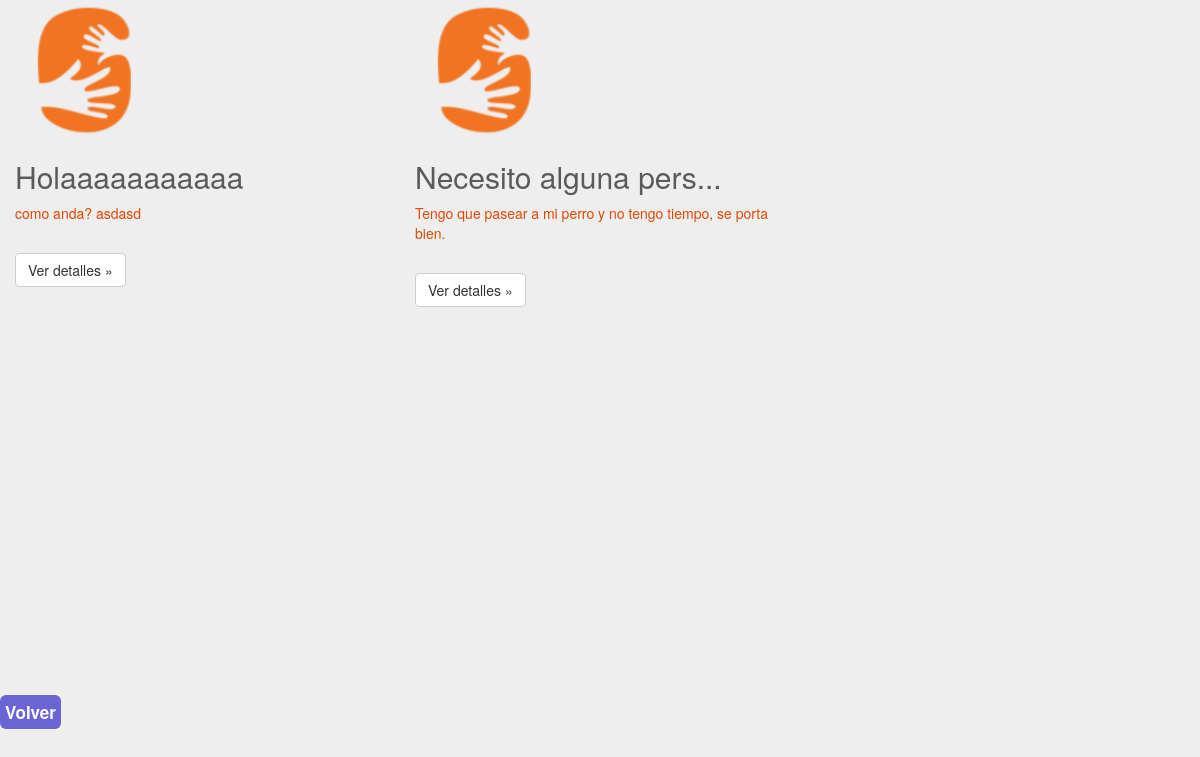
The page /historial_postulaciones.php (signed in) on the database its author committed.
### tables this page shows
CREATE TABLE `imagenes` (
  `favorId` int(10) UNSIGNED NOT NULL,
  `nombreImagen` varchar(1000) NOT NULL,
  `idImagen` int(11) NOT NULL
);

CREATE TABLE `favor` (
  `favorId` int(10) UNSIGNED NOT NULL,
  `favorName` varchar(50) NOT NULL,
  `favorDescription` varchar(500) NOT NULL,
  `favorCategory` varchar(20) NOT NULL,
  `favorPlace` varchar(20) NOT NULL,
  `userId` varchar(100) NOT NULL,
  `usuario_aceptado` varchar(1000) DEFAULT NULL,
  `fechaLimite` date DEFAULT NULL
);

### historial_postulaciones.php (the view, shortened to what this page needs)
<html><head>
</style><?php
include 'head.php';
			include 'sources.php'; ?>
</head><body>
<?php
	include 'config.php';
	$query = "SELECT f.favorId, favorName, favorDescription, nombreImagen FROM Favor AS f INNER JOIN Imagenes AS i ON(f.favorId=i.favorId)
            	INNER JOIN postulantes as p ON(f.favorId=p.favorId) WHERE userMail = '$_SESSION[userMail]'";
	$query2 = "SELECT f.favorId, favorName, favorDescription, nombreImagen FROM Favor AS f INNER JOIN Imagenes AS i ON(f.favorId=i.favorId)
            	INNER JOIN postulantes as p ON(f.favorId=p.favorId) WHERE userMail = '$_SESSION[userMail]'";
	  $consul=mysqli_query($con,$query2);
    $cond=mysqli_fetch_array($consul);
	if($cond[0] != ""){
	if (mysqli_multi_query($con, $query) or die (mysqli_error($con))) {
		do {
			if ($resultado = mysqli_use_result($con)) {
				while ($row = mysqli_fetch_row($resultado)) {
					echo '<div class="col-lg-4"> ';
					echo '<img class="img-circle" src="/uploads/'."$row[3]".'" alt="Generic placeholder image" width="140" height="140">';
					if (strlen($row[1])>24) {
						$titulo=substr($row[1], 0, 20);
						echo '<h2>'."$titulo".'...</h2>'.'<p>';
					}
					else{
						echo '<h2>'."$row[1]".'</h2>'.'<p>';
					}
					if (strlen($row[2])>80) {
						$desc=substr($row[2], 0, 87);
						echo "$desc...";
						echo '</p><p><a class="btn btn-default" href="/product.php?id='.$row[0].'" role="button">Ver detalles &raquo;</a></p></div>';
					}
					else{
						echo "$row[2]";
						echo '</p></br><p><a class="btn btn-default" href="/product.php?id='.$row[0].'" role="button">Ver detalles &raquo;</a></p></div>';
					}
				}
			}
		} while (mysqli_next_result($con));
	}
?>
<div><br><br><br><br><br><br><br><br><br><br><br><br><br><br><br><br><br><br><br><br><br><br><br><br><br><br><br><br><br><br><br><br><br><br><br>
<a  class="boton2" href= profile.php>Volver</a><br><br>
</div>
</body>
<br>
 <?php
	          } else {
			?><script>
			alert("  Aun no te has postulado a ninguna gauchada "); location="/profile.php";
			</script>
			<?php } ?>
</html>

### css/carousel.css (style rules this page uses)
body { padding-bottom: 40px; color: #5a5a5a; }

### css/style.css (style rules this page uses)
body { background-color: #eee; border: 10px; }
p { color: #e14800; }
.btn { padding: 6px 12px; }

### historial_postulaciones.php (style rules this page uses)
.boton2 { text-decoration: none; padding: 5px; font-weight: 600; font-size: 17px; color: #ffffff; background-color: #6B64D5; border-radius: 6px; border: none; }

### rows shown on the page
imagenes: nombreImagen (picture), favorId.favorName "Holaaaaaaaaaaa", favorId.favorDescription "como anda? asdasd"
imagenes: nombreImagen (picture), favorId.favorName "Necesito alguna pers", favorId.favorDescription "Tengo que pasear a mi perro y no tengo tiempo, se porta bien."
